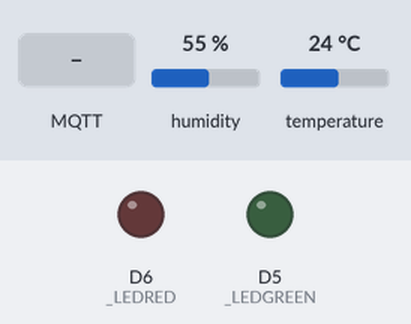
The sketch below on a simulated ESP8266 (NodeMCU). Shown: output pins drawn as LEDs (lit = HIGH). The test bench sets the inputs (shaded band); at power-on: humidity 55 %, temperature 24 °C. WiFi joins after 1.5 s; servers stay silent unless stated; random numbers use the default seed unless the sketch sets one; no MQTT or app messages arrive unless stated; what the sketch prints to the serial monitor is not drawn.

Above: at 0.0 s.
At 2.7 s:
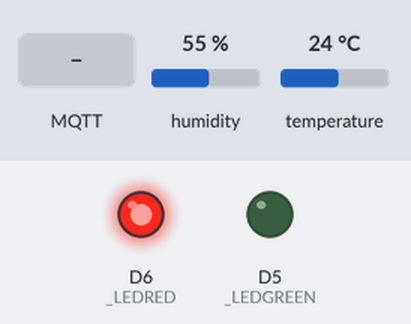
2.8 s: MQTT message "S" arrives on the first subscribed topic
At 12.7 s:
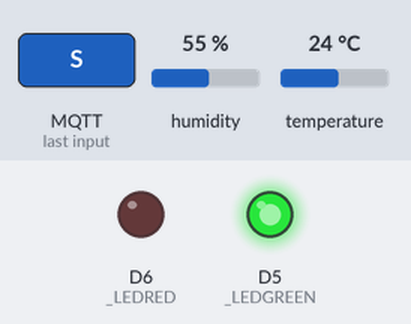
Timing chart, 0 to 14.2 s (numbered marks = the images above; inputs shaded):
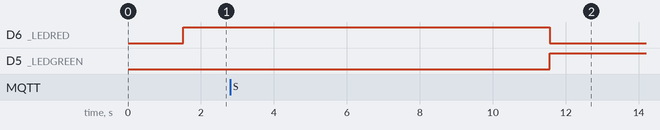

Measured:
- after the input at 2.8 s, D6 (_LEDRED): HIGH → LOW after 8.8 s; D5 (_LEDGREEN): LOW → HIGH after 8.8 s

The sketch:

awsIoT.ino
```cpp
// ***************************************************************************
// Example of connection to AWS IoT from ESP8266 with Arduino IDE
// using MQTT with client certificate
//
//
// based on the example of PubSubClient:
// https://github.com/knolleary/pubsubclient/blob/master/examples/mqtt_esp8266/mqtt_esp8266.ino
// ***************************************************************************

#include <ESP8266WiFi.h>
#include <PubSubClient.h>
#include "DHT.h"
#include "configuracion.h"

DHT dht(DHTPin, DHTTYPE);

// Temporary variables
static char celsiusTemp[7];
static char humidityTemp[7];


WiFiClientSecure _wifiClient;
PubSubClient _mqttClient(_wifiClient);

char _msg[MAX];

int _banderaSendData = 0;
char _dataMensaje  = ' ';
int _sendDataErronea = 1; // La información se envia cuando sea igual a CONTMAX

/**
 * Función que atiende las peticiones del AWS IoT Button. El botón de Amazon tiene 3 funcionalidades.
 * SINGLE --> Un solo clic. Activa el LED VERDE y habilita el envio de datos a la nube
 * DOUBLE --> Dos clic seguidos. Activa el LED ROJO y deshabilita el envio de datos a la nube
 * LONG --> Clic presionado 6 seg. No hace nada.
 */
void callback(char* topic, byte* payload, unsigned int length) {
  _dataMensaje = ' ';
  Serial.println();Serial.print("Mensaje IoT Button [");Serial.print(topic);Serial.print("] ");
  for (int i = 0; i < length; i++)
  {
    Serial.print((char)payload[i]);
    if( i==0 ) _dataMensaje =  (char)payload[i];
  }
  Serial.println();
  if( _dataMensaje == 'S' )
  {
    digitalWrite(_LEDGREEN,HIGH);
    digitalWrite(_LEDRED,LOW);
    _banderaSendData = 1;
  }

  if( _dataMensaje == 'D' )
  {
    digitalWrite(_LEDGREEN,LOW);
    digitalWrite(_LEDRED,HIGH);
    _banderaSendData = 0;
  }

}

/**
 * Verifica la conexión al AWS. Además, en este parte se hace la subcripción al topico _TOPICOBUTTONIOT que sirve para escuchar
 * al AWS IoT Button
 */
void reconnect()
{
  // Loop hasta reconectarse
  while (!_mqttClient.connected())
  {
    Serial.print("Conexion MQTT...");

    // Create a random client ID
    String clientId = "ESP8266AWSClient-";
    clientId += String(random(0xffff), HEX);

    // Conexion del cliente
    if (_mqttClient.connect(clientId.c_str())) {
      Serial.println("CONECTADO!!!");
      _mqttClient.subscribe(_TOPICOBUTTONIOT); // Se subcribe al topico del IoT Button.
    } else {
      Serial.print("FALLO, rc=");
      Serial.print(_mqttClient.state());
      Serial.println(" intentarlo luego de 5 segundos!!");
      delay(5000);
    }
  }
}

/**
 * Realiar la conexión a Internet
 */
void setupWIFI()
{
  delay(10);
  Serial.println();
  Serial.print("Conectado a ");
  Serial.println(_ssid);

  WiFi.begin(_ssid, _password); // Conexion a Internet

  while (WiFi.status() != WL_CONNECTED) {delay(500);Serial.print(".");}

  digitalWrite(_LEDRED,HIGH);

  randomSeed(micros());

  Serial.println();
  Serial.println("WIFI Conectado!!!");
  Serial.print("IP address: ");Serial.println(WiFi.localIP());
}

/**
 * Se setea el certificado y clave privada para realizar la conexión a la nube AWS. Para la conexión segura se uda el protocolo TLS
 */
void setupWIFIClient() {
  _wifiClient.setCertificate(cert_der, cert_der_len);
  _wifiClient.setPrivateKey(private_der, private_der_len);
}

/**
 * Configuración del Servidor y puerto en AWS. Además, tambien se define la función "Callback" que se encarga de atender las peticiones de IoT Button.
 */
void setupMQTTClient() {
  _mqttClient.setServer(_mqttServer, 8883);
  _mqttClient.setCallback(callback);
}

/**
 * COnfiguración inicial del app
 */
void setup()
{
  Serial.begin (115200);

  // put your setup code here, to run once:
  // initialize the DHT sensor
  dht.begin();

  pinMode(_LEDRED, OUTPUT);
  pinMode(_LEDGREEN, OUTPUT);

  setupWIFI();
  setupWIFIClient();
  setupMQTTClient();
}

/*
 * getTemp(String req)
 * returns the temprature related parameters
 * req is string request
 * This code can display temprature in:
 * getTemp("c") is used to get Celsius
 * getTemp("f") is used to get fahrenheit
 * getTemp("h") is used to get humidity
 * http://robojax.com/learn/arduino/?vid=robojax-DHT22_simple
 */
float getDataSensorDHT(String req)
{

  // Reading temperature or humidity takes about 250 milliseconds!
  // Sensor readings may also be up to 2 seconds 'old' (its a very slow sensor)
  float h = dht.readHumidity();
  // Read temperature as Celsius (the default)
  float t = dht.readTemperature();
  // Read temperature as Fahrenheit (isFahrenheit = true)
  float f = dht.readTemperature(true);

  // Check if any reads failed and exit early (to try again).
  if (isnan(h) || isnan(t) || isnan(f)) {
    Serial.println("Failed to read from DHT sensor!");
    return 0.000;
  }
  // Compute heat index in Kelvin
  float k = t + 273.15;
  if(req =="c") return t;//return Cilsus
  else if(req =="f") return f;// return Fahrenheit
  else if(req =="h") return h;// return humidity
  else return 0.000;// if no reqest found, retun 0.000
}

/*
 * Envia a la nube de AWS los valores de la Tempetura y Humedad en formato JSON. Se hace uso del topico _TOPICOSEND para realizar la subcripción
 */
void enviarData()
{
  sprintf(_msg, "");
  if( _sendDataErronea == CONTMAX )
  {
      _sendDataErronea = 1;
      snprintf(_msg, MAX+10, "{\"state\":{\"reported\":{\"temperatura\":%.2f, \"humedad\":%.2f}}}", 101.00, 101.00);
      Serial.println();Serial.println("Se ha enviado un correo electronico!!!");
  } else snprintf(_msg, MAX+10, "{\"state\":{\"reported\":{\"temperatura\":%.2f, \"humedad\":%.2f}}}", getDataSensorDHT("c"), getDataSensorDHT("h"));
  _sendDataErronea++;
  Serial.println();Serial.println(_msg);
  _mqttClient.publish(_TOPICOSEND, _msg);
}

void loop()
{
  if (!_mqttClient.connected()) reconnect();

  _mqttClient.loop();

  if( _banderaSendData == 1 ) enviarData();
  else Serial.print(".");

  delay(10000);
}
```

Source omitted: onfiguracion.h (data table, 13361 bytes)
